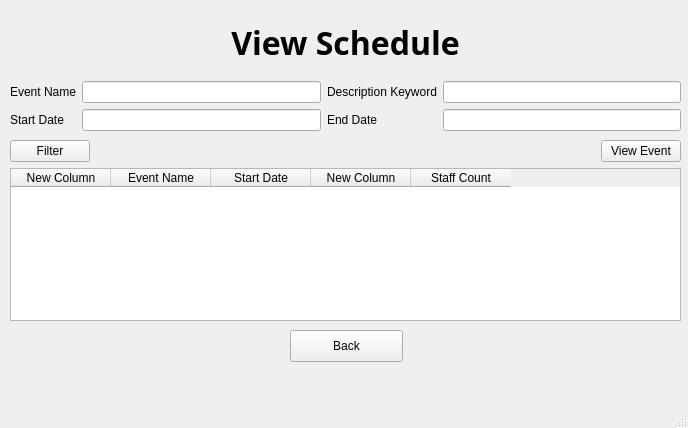
<?xml version="1.0" encoding="UTF-8"?>
<ui version="4.0">
 <class>MainWindow</class>
 <widget class="QMainWindow" name="MainWindow">
  <property name="geometry">
   <rect>
    <x>0</x>
    <y>0</y>
    <width>688</width>
    <height>428</height>
   </rect>
  </property>
  <property name="windowTitle">
   <string>MainWindow</string>
  </property>
  <widget class="QWidget" name="centralwidget">
   <widget class="QWidget" name="gridLayoutWidget">
    <property name="geometry">
     <rect>
      <x>10</x>
      <y>10</y>
      <width>671</width>
      <height>121</height>
     </rect>
    </property>
    <layout class="QGridLayout" name="gridLayout">
     <item row="2" column="0">
      <widget class="QLabel" name="sdate">
       <property name="text">
        <string>Start Date</string>
       </property>
      </widget>
     </item>
     <item row="2" column="1">
      <widget class="QLineEdit" name="lineEdit"/>
     </item>
     <item row="1" column="0">
      <widget class="QLabel" name="eventName">
       <property name="text">
        <string>Event Name</string>
       </property>
      </widget>
     </item>
     <item row="2" column="2">
      <widget class="QLabel" name="edate">
       <property name="text">
        <string>End Date</string>
       </property>
      </widget>
     </item>
     <item row="1" column="2">
      <widget class="QLabel" name="descriptionKeyword">
       <property name="text">
        <string>Description Keyword</string>
       </property>
      </widget>
     </item>
     <item row="1" column="1">
      <widget class="QLineEdit" name="lineEdit_2"/>
     </item>
     <item row="1" column="3">
      <widget class="QLineEdit" name="lineEdit_3"/>
     </item>
     <item row="2" column="3">
      <widget class="QLineEdit" name="lineEdit_4"/>
     </item>
     <item row="0" column="0" colspan="4">
      <widget class="QLabel" name="viewSchedule">
       <property name="font">
        <font>
         <family>Arial Black</family>
         <pointsize>24</pointsize>
         <weight>75</weight>
         <bold>true</bold>
        </font>
       </property>
       <property name="text">
        <string>View Schedule</string>
       </property>
       <property name="alignment">
        <set>Qt::AlignCenter</set>
       </property>
      </widget>
     </item>
    </layout>
   </widget>
   <widget class="QWidget" name="gridLayoutWidget_2">
    <property name="geometry">
     <rect>
      <x>10</x>
      <y>140</y>
      <width>671</width>
      <height>181</height>
     </rect>
    </property>
    <layout class="QGridLayout" name="gridLayout_2">
     <item row="0" column="0">
      <widget class="QPushButton" name="filter">
       <property name="text">
        <string>Filter</string>
       </property>
      </widget>
     </item>
     <item row="0" column="2">
      <widget class="QPushButton" name="viewEvent">
       <property name="text">
        <string>View Event</string>
       </property>
      </widget>
     </item>
     <item row="0" column="1">
      <spacer name="horizontalSpacer">
       <property name="orientation">
        <enum>Qt::Horizontal</enum>
       </property>
       <property name="sizeHint" stdset="0">
        <size>
         <width>40</width>
         <height>20</height>
        </size>
       </property>
      </spacer>
     </item>
     <item row="1" column="0" colspan="3">
      <widget class="QTableWidget" name="scheduleTable">
       <property name="selectionMode">
        <enum>QAbstractItemView::SingleSelection</enum>
       </property>
       <property name="selectionBehavior">
        <enum>QAbstractItemView::SelectRows</enum>
       </property>
       <property name="sortingEnabled">
        <bool>true</bool>
       </property>
       <column>
        <property name="text">
         <string>New Column</string>
        </property>
       </column>
       <column>
        <property name="text">
         <string>Event Name</string>
        </property>
       </column>
       <column>
        <property name="text">
         <string>Start Date</string>
        </property>
       </column>
       <column>
        <property name="text">
         <string>New Column</string>
        </property>
       </column>
       <column>
        <property name="text">
         <string>Staff Count</string>
        </property>
       </column>
      </widget>
     </item>
    </layout>
   </widget>
   <widget class="QPushButton" name="back">
    <property name="geometry">
     <rect>
      <x>290</x>
      <y>330</y>
      <width>113</width>
      <height>32</height>
     </rect>
    </property>
    <property name="text">
     <string>Back</string>
    </property>
   </widget>
  </widget>
  <widget class="QMenuBar" name="menubar">
   <property name="geometry">
    <rect>
     <x>0</x>
     <y>0</y>
     <width>688</width>
     <height>22</height>
    </rect>
   </property>
  </widget>
  <widget class="QStatusBar" name="statusbar"/>
 </widget>
 <resources/>
 <connections/>
</ui>
